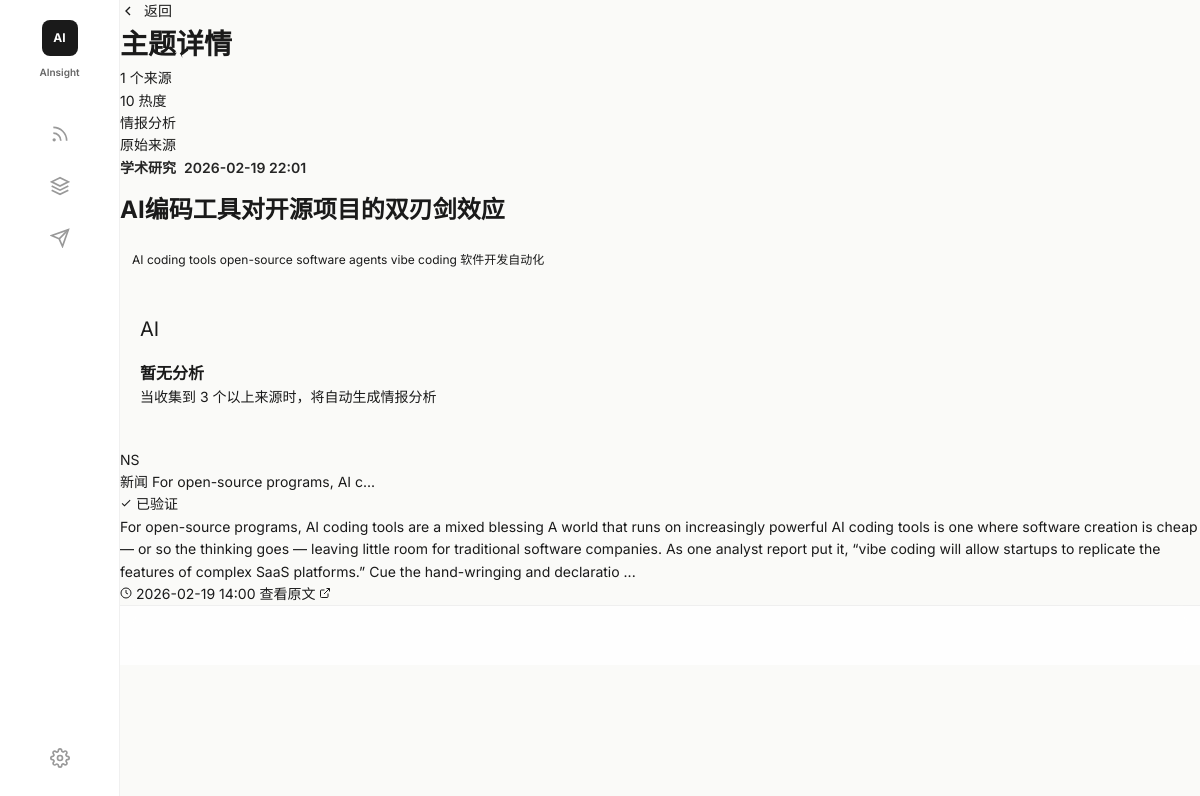
Screenshot of /topic/2 with the database file from the repository.
### src/database/models.py (models this page shows, shortened)
class Topic(Base):
    __tablename__ = "topics"
    id = Column(Integer, primary_key=True, autoincrement=True)
    title = Column(String(200), nullable=False, comment="主题标题")
    slug = Column(String(100), unique=True, nullable=False, comment="URL 友好标识")
    description = Column(Text, comment="主题描述")
    keywords = Column(Text, comment="关键词，空格分隔")
    category = Column(SQLEnum(IntelCategoryEnum), comment="情报类型")
    tags = Column(JSON, comment="标签列表")
    heat_score = Column(Integer, default=0, comment="热度评分 1-100")
    source_count = Column(Integer, default=0, comment="关联的原始内容数量")
    status = Column(SQLEnum(TopicStatusEnum), default=TopicStatusEnum.ACTIVE, comment="主题状态")
    merged_into_id = Column(Integer, ForeignKey("topics.id"), comment="合并到的主题 ID")
    first_seen_at = Column(DateTime, comment="首次发现时间")
    last_updated_at = Column(DateTime, comment="最后更新时间")
    created_at = Column(DateTime, server_default=func.now())
    raw_contents = relationship("RawContent", back_populates="topic")
    intelligence_package = relationship("IntelligencePackage", back_populates="topic", uselist=False)
    merged_topics = relationship("Topic", backref="merged_into", remote_side=[id])
    __table_args__ = (
        Index("idx_topics_category", "category"),
        Index("idx_topics_status", "status"),
        Index("idx_topics_heat", "heat_score"),
        Index("idx_topics_slug", "slug"),
    )

class RawContent(Base):
    __tablename__ = "raw_contents"
    id = Column(Integer, primary_key=True, autoincrement=True)
    source_type = Column(SQLEnum(SourceTypeEnum), nullable=False, comment="来源类型")
    source_url = Column(String(1000), nullable=False, comment="原始链接")
    source_url_hash = Column(String(64), unique=True, nullable=False, comment="URL 哈希去重")
    kol_id = Column(Integer, ForeignKey("kols.id"), comment="关联的 KOL")
    title = Column(String(500), comment="标题")
    text_content = Column(Text, nullable=False, comment="文本内容")
    media_urls = Column(JSON, comment="媒体 URL 列表")
    code_snippet = Column(Text, comment="代码片段")
    likes = Column(Integer, default=0)
    retweets = Column(Integer, default=0)
    replies = Column(Integer, default=0)
    stars = Column(Integer, default=0, comment="GitHub stars")
    forks = Column(Integer, default=0, comment="GitHub forks")
    topic_id = Column(Integer, ForeignKey("topics.id"), comment="关联的主题")
    relevance_score = Column(Float, default=0.0, comment="与主题的相关度 0-1")
    is_clustered = Column(Boolean, default=False, comment="是否已聚类")
    is_synthesized = Column(Boolean, default=False, comment="是否已合成到情报包")
    published_at = Column(DateTime, comment="发布时间")
    fetched_at = Column(DateTime, server_default=func.now(), comment="抓取时间")
    clustered_at = Column(DateTime, comment="聚类时间")
    raw_data = Column(JSON, comment="原始 JSON 数据")
    created_at = Column(DateTime, server_default=func.now())
    kol = relationship("KOL", back_populates="raw_contents")
    topic = relationship("Topic", back_populates="raw_contents")
    __table_args__ = (
        Index("idx_raw_contents_source_type", "source_type"),
        Index("idx_raw_contents_kol", "kol_id"),
        Index("idx_raw_contents_topic", "topic_id"),
        Index("idx_raw_contents_clustered", "is_clustered"),
        Index("idx_raw_contents_published", "published_at"),
    )

### src/web/app.py (the view)
@app.get("/topic/{topic_id}", response_class=HTMLResponse)
async def topic_detail(request: Request, topic_id: int):
    topic = await db.get_topic_by_id(topic_id)
    if not topic:
        return templates.TemplateResponse("404.html", {
            "request": request,
            "message": "主题不存在"
        }, status_code=404)
    contents = await db.get_topic_contents(topic_id)
    intel = await db.get_topic_intelligence(topic_id)
    return templates.TemplateResponse("topic_detail.html", {
        "request": request,
        "topic": topic,
        "contents": contents,
        "intel": intel,
    })

### src/web/templates/topic_detail.html (shortened to what this page needs)
{% extends "base.html" %}
{% block content %}
<header class="top-header">
    <div class="header-left">
        <a href="/topics" style="display: flex; align-items: center; gap: 8px; color: var(--color-text-muted); margin-right: 16px;">
            <svg width="16" height="16" viewBox="0 0 24 24" fill="none" stroke="currentColor" stroke-width="2">
                <polyline points="15 18 9 12 15 6"/>
            </svg>
            返回
        </a>
        <h1 class="header-title">主题详情</h1>
    </div>
    <div class="header-stats">
        <div class="stat-item">
            <span class="stat-value">{{ topic.source_count }}</span>
            <span>个来源</span>
        </div>
        <div class="stat-item">
            <span class="stat-value">{{ topic.heat_score }}</span>
            <span>热度</span>
        </div>
    </div>
</header>
<div class="split-feed">
    <div class="feed-grid">
        <div class="column-header">情报分析</div>
        <div class="column-header">原始来源</div>
        <div class="insight-card" style="grid-column: 1 / -1;">
            <div class="insight-header">
                <span class="insight-category category-{{ topic.category.value if topic.category else 'other' }}">
                    {% if topic.category %}
                        {% if topic.category.value == 'model_release' %}模型发布
                        {% elif topic.category.value == 'funding' %}融资动态
                        {% elif topic.category.value == 'product_launch' %}产品上线
                        {% elif topic.category.value == 'research' %}学术研究
                        {% elif topic.category.value == 'drama' %}行业动态
                        {% elif topic.category.value == 'tutorial' %}技术教程
                        {% elif topic.category.value == 'market_signal' %}市场信号
                        {% else %}资讯{% endif %}
                    {% else %}资讯{% endif %}
                </span>
                <span class="insight-time">{{ topic.first_seen_at.strftime('%Y-%m-%d %H:%M') if topic.first_seen_at else '今天' }}</span>
            </div>
            <h2 class="insight-title" style="font-size: 24px;">{{ topic.title }}</h2>
            {% if topic.keywords %}
            <div style="display: flex; flex-wrap: wrap; gap: 8px; margin-top: 16px;">
                {% for keyword in topic.keywords.split(',')[:8] %}
                <span style="padding: 4px 12px; background: var(--color-accent-light); border-radius: 12px; font-size: 12px; color: var(--color-text-secondary);">
                    {{ keyword.strip() }}
                </span>
                {% endfor %}
            </div>
            {% endif %}
        </div>
        {% if intel %}
        <div class="insight-card">
            <div class="insight-header">
                <span class="insight-category" style="background: var(--color-match-bg); color: var(--color-match-text);">
                    <svg width="12" height="12" viewBox="0 0 24 24" fill="currentColor">
                        <path d="M9 16.17L4.83 12l-1.42 1.41L9 19 21 7l-1.41-1.41z"/>
                    </svg>
                    AI 分析
                </span>
            </div>
            {% if intel.tldr %}
            <h3 class="insight-title" style="font-size: 16px; margin-bottom: 12px;">摘要</h3>
            <div class="insight-summary" style="margin-bottom: 20px;">
                <div class="summary-item">
                    <span class="summary-dot"></span>
                    <span>{{ intel.tldr }}</span>
                </div>
            </div>
            {% endif %}
            {% if intel.fact_summary %}
            <h3 class="insight-title" style="font-size: 16px; margin-bottom: 12px;">事实总结</h3>
            <div class="insight-summary" style="margin-bottom: 20px;">
                <div class="summary-item">
                    <span class="summary-dot"></span>
                    <span>{{ intel.fact_summary }}</span>
                </div>
            </div>
            {% endif %}
            {% if intel.action_guide %}
            <div class="action-guide">
                <div class="action-guide-label">行动指南</div>
                <div class="action-guide-text">{{ intel.action_guide }}</div>
            </div>
            {% endif %}
            {% if intel.logic_chain %}
            <h3 class="insight-title" style="font-size: 16px; margin-bottom: 12px;">逻辑链</h3>
            <div class="insight-summary" style="margin-bottom: 20px;">
                <div class="summary-item">
                    <span class="summary-dot"></span>
                    <span>{{ intel.logic_chain }}</span>
                </div>
            </div>
            {% endif %}
            {% if intel.verdict %}
            <div style="padding: 16px; background: var(--color-bg-secondary); border-radius: 8px; margin-top: 16px;">
                <div style="font-size: 11px; font-weight: 600; color: var(--color-text-muted); text-transform: uppercase; margin-bottom: 8px;">结论</div>
                <div style="font-size: 14px; color: var(--color-text-primary); line-height: 1.6;">{{ intel.verdict }}</div>
            </div>
            {% endif %}
        </div>
        {% else %}
        <div class="insight-card">
            <div class="empty-state" style="padding: 40px 20px;">
                <div class="empty-icon" style="width: 48px; height: 48px; font-size: 20px;">AI</div>
                <h3 class="empty-title" style="font-size: 16px;">暂无分析</h3>
                <p class="empty-text">当收集到 3 个以上来源时，将自动生成情报分析</p>
            </div>
        </div>
        {% endif %}
        <div style="display: flex; flex-direction: column; gap: 16px;">
            {% if contents %}
            {% for content in contents %}
            <div class="evidence-card">
                <div class="evidence-header">
                    <div class="evidence-source">
                        <div class="source-avatar">
                            {% if content.source_type %}
                                {% if content.source_type.value == 'x_kol' %}TW
                                {% elif content.source_type.value == 'github' %}GH
                                {% elif content.source_type.value == 'news' %}NS
                                {% else %}RS{% endif %}
                            {% else %}RS{% endif %}
                        </div>
                        <div class="source-info">
                            <span class="source-name">
                                {% if content.source_type %}
                                    {% if content.source_type.value == 'x_kol' %}Twitter/X
                                    {% elif content.source_type.value == 'github' %}GitHub
                                    {% elif content.source_type.value == 'news' %}新闻
                                    {% else %}{{ content.source_type.value }}{% endif %}
                                {% else %}未知{% endif %}
                            </span>
                            <span class="source-handle">
                                {% if content.title %}{{ content.title[:30] }}{% if content.title|length > 30 %}...{% endif %}{% else %}来源{% endif %}
                            </span>
                        </div>
                    </div>
                    <span class="match-badge">
                        <svg width="12" height="12" viewBox="0 0 24 24" fill="currentColor">
                            <path d="M9 16.17L4.83 12l-1.42 1.41L9 19 21 7l-1.41-1.41z"/>
                        </svg>
                        已验证
                    </span>
                </div>
                <div class="evidence-content">
                    {{ content.text_content[:400] if content.text_content else '暂无内容' }}
                    {% if content.text_content and content.text_content|length > 400 %}...{% endif %}
                </div>
                <div class="evidence-meta">
                    <span class="evidence-time">
                        <svg width="12" height="12" viewBox="0 0 24 24" fill="none" stroke="currentColor" stroke-width="2">
                            <circle cx="12" cy="12" r="10"/>
                            <path d="M12 6v6l4 2"/>
                        </svg>
                        {{ content.published_at.strftime('%Y-%m-%d %H:%M') if content.published_at else '未知' }}
                    </span>
                    {% if content.source_url %}
                    <a href="{{ content.source_url }}" target="_blank" class="evidence-link">
                        查看原文
                        <svg width="12" height="12" viewBox="0 0 24 24" fill="none" stroke="currentColor" stroke-width="2">
                            <path d="M18 13v6a2 2 0 0 1-2 2H5a2 2 0 0 1-2-2V8a2 2 0 0 1 2-2h6"/>
                            <polyline points="15 3 21 3 21 9"/>
                            <line x1="10" y1="14" x2="21" y2="3"/>
                        </svg>
                    </a>
                    {% endif %}
                </div>
            </div>
            {% endfor %}
            {% endif %}
        </div>
    </div>
</div>
{% endblock %}

### src/web/static/css/style.css (style rules this page uses)
:root { --bg-cream: #FAFAF8; --bg-white: #FFFFFF; --bg-hover: #F5F5F3; --text-primary: #1A1A1A; --text-secondary: #666666; --text-muted: #999999; --cyber-green: #00D4AA; --cyber-green-light: rgba(0, 212, 170, 0.1); --border-light: rgba(0, 0, 0, 0.06); --border-divider: rgba(0, 0, 0, 0.08); --sidebar-width: calc(100vw / 7); --font-family: 'Inter', -apple-system, BlinkMacSystemFont, 'SF Pro Display', system-ui, sans-serif; --timeline-height: 60px; }
*, *::before, *::after { box-sizing: border-box; margin: 0; padding: 0; }
html, body { width: 100vw; height: 100vh; overflow: hidden; font-family: var(--font-family); font-size: 14px; line-height: 1.6; color: var(--text-primary); background: var(--bg-cream); -webkit-font-smoothing: antialiased; }
a { color: inherit; text-decoration: none; }
.insight-header { display: flex; align-items: center; gap: 8px; font-weight: 600; font-size: 14px; margin-bottom: 12px; opacity: 0.95; }

### rows the page displays
Topic: source_count "1", heat_score "10", first_seen_at "2026-02-19 22:01", title "AI编码工具对开源项目的双刃剑效应", strip "AI coding tools open-source software agents vibe coding 软件开发自动化"
RawContent: source_type "NS", title "For open-source programs, AI c", text_content "For open-source programs, AI coding tools are a mixed blessing A world that runs on increasingly powerful AI coding tools is one where software creation is cheap — or so the thinking goes — leaving little room for traditional software companies. As one analyst report put it, “vibe coding will allow startups to replicate the features of complex SaaS platforms.” Cue the hand-wringing and declaratio", published_at "2026-02-19 14:00"
